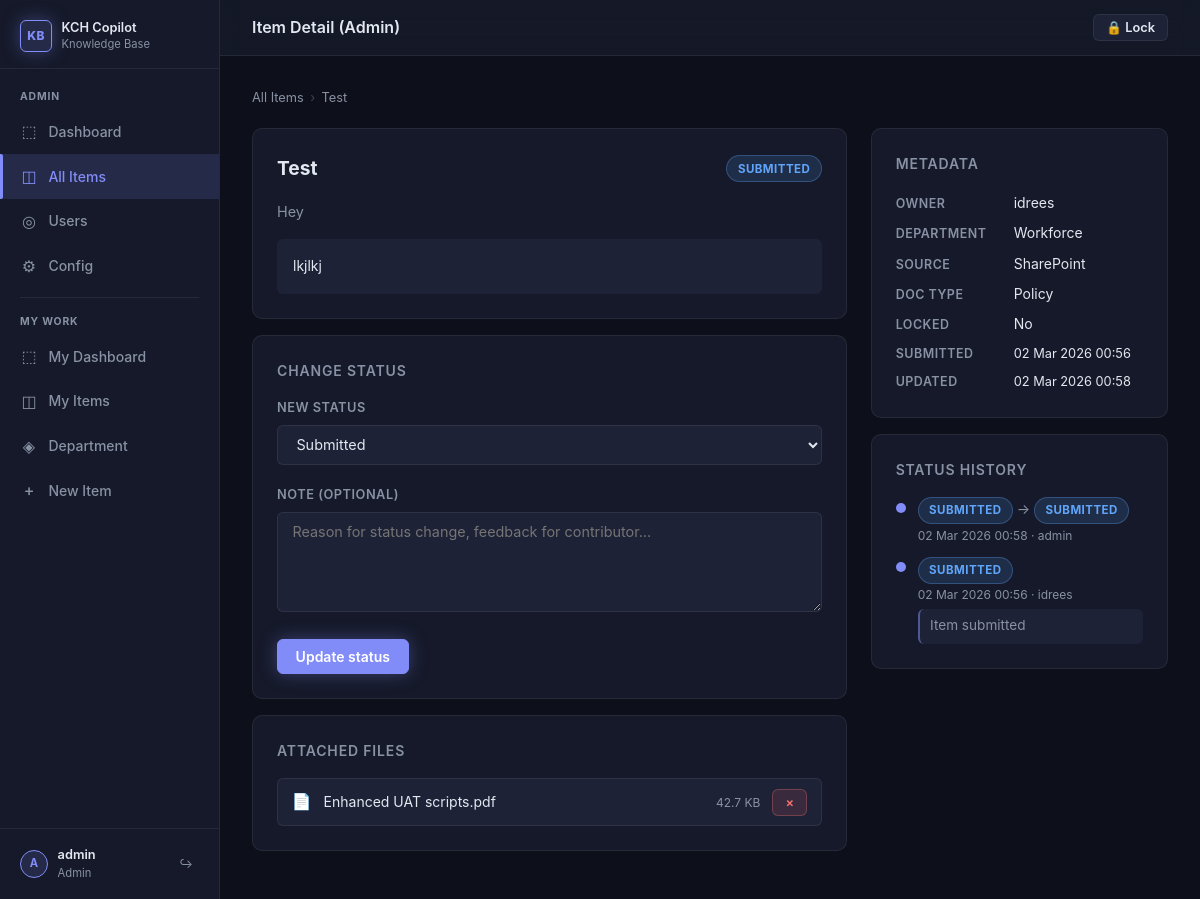
Page /admin/items/2 (signed in) on the committed database.
### models.py (models this page shows)
class User(Base):
    __tablename__ = "users"
    id = Column(Integer, primary_key=True, autoincrement=True)
    username = Column(String, unique=True, nullable=False)
    password_hash = Column(String, nullable=False)
    is_admin = Column(Boolean, default=False)
    is_active = Column(Boolean, default=True)
    department_id = Column(Integer, ForeignKey("departments.id", ondelete="SET NULL"), nullable=True)
    created_at = Column(DateTime, default=datetime.utcnow)
    last_login = Column(DateTime, nullable=True)
    department = relationship("Department", back_populates="users")
    items = relationship("KnowledgeItem", back_populates="owner")
    status_changes = relationship("StatusHistory", back_populates="changed_by")
    audit_logs = relationship("AuditLog", back_populates="actor")

class KnowledgeItem(Base):
    __tablename__ = "knowledge_items"
    id = Column(Integer, primary_key=True, autoincrement=True)
    title = Column(String, nullable=False)
    summary = Column(Text, nullable=True)
    text_content = Column(Text, nullable=True)
    source_id = Column(Integer, ForeignKey("sources.id"), nullable=True)
    department_id = Column(Integer, ForeignKey("departments.id"), nullable=True)
    document_type_id = Column(Integer, ForeignKey("document_types.id"), nullable=True)
    owner_id = Column(Integer, ForeignKey("users.id"), nullable=False)
    status_id = Column(Integer, ForeignKey("statuses.id"), nullable=True)
    is_locked = Column(Boolean, default=False)
    review_due_date = Column(DateTime, nullable=True)
    created_at = Column(DateTime, default=datetime.utcnow)
    updated_at = Column(DateTime, default=datetime.utcnow, onupdate=datetime.utcnow)
    source = relationship("Source", back_populates="items")
    department = relationship("Department", back_populates="items")
    document_type = relationship("DocumentType", back_populates="items")
    owner = relationship("User", back_populates="items")
    status = relationship("Status", back_populates="items")
    files = relationship("ItemFile", back_populates="item", cascade="all, delete-orphan")
    status_history = relationship("StatusHistory", back_populates="item", order_by="StatusHistory.created_at")

class Status(Base):
    __tablename__ = "statuses"
    id = Column(Integer, primary_key=True, autoincrement=True)
    name = Column(String, nullable=False)
    sort_order = Column(Integer, default=0)
    admin_only = Column(Boolean, default=False)
    color_class = Column(String, default="status-default")
    is_active = Column(Boolean, default=True)
    items = relationship("KnowledgeItem", back_populates="status")
    history_from = relationship(
        "StatusHistory", foreign_keys="StatusHistory.from_status_id", back_populates="from_status"
    )
    history_to = relationship(
        "StatusHistory", foreign_keys="StatusHistory.to_status_id", back_populates="to_status"
    )

class ItemFile(Base):
    __tablename__ = "item_files"
    id = Column(Integer, primary_key=True, autoincrement=True)
    item_id = Column(Integer, ForeignKey("knowledge_items.id", ondelete="CASCADE"), nullable=False)
    original_filename = Column(String)
    r2_key = Column(String)
    mime_type = Column(String)
    file_size = Column(Integer)
    uploaded_at = Column(DateTime, default=datetime.utcnow)
    item = relationship("KnowledgeItem", back_populates="files")

class Department(Base):
    __tablename__ = "departments"
    id = Column(Integer, primary_key=True, autoincrement=True)
    name = Column(String, unique=True, nullable=False)
    created_at = Column(DateTime, default=datetime.utcnow)
    users = relationship("User", back_populates="department")
    items = relationship("KnowledgeItem", back_populates="department")

class Source(Base):
    __tablename__ = "sources"
    id = Column(Integer, primary_key=True, autoincrement=True)
    name = Column(String, nullable=False)
    description = Column(Text, nullable=True)
    is_active = Column(Boolean, default=True)
    created_at = Column(DateTime, default=datetime.utcnow)
    items = relationship("KnowledgeItem", back_populates="source")

class DocumentType(Base):
    __tablename__ = "document_types"
    id = Column(Integer, primary_key=True, autoincrement=True)
    name = Column(String, unique=True, nullable=False)
    created_at = Column(DateTime, default=datetime.utcnow)
    items = relationship("KnowledgeItem", back_populates="document_type")

class StatusHistory(Base):
    __tablename__ = "status_history"
    id = Column(Integer, primary_key=True, autoincrement=True)
    item_id = Column(Integer, ForeignKey("knowledge_items.id"), nullable=False)
    from_status_id = Column(Integer, ForeignKey("statuses.id"), nullable=True)
    to_status_id = Column(Integer, ForeignKey("statuses.id"), nullable=False)
    changed_by_id = Column(Integer, ForeignKey("users.id"), nullable=True)
    note = Column(Text, nullable=True)
    created_at = Column(DateTime, default=datetime.utcnow)
    item = relationship("KnowledgeItem", back_populates="status_history")
    from_status = relationship("Status", foreign_keys=[from_status_id], back_populates="history_from")
    to_status = relationship("Status", foreign_keys=[to_status_id], back_populates="history_to")
    changed_by = relationship("User", back_populates="status_changes")

### routers/admin.py (the view)
@router.get("/items/{item_id}", response_class=HTMLResponse)
async def admin_item_detail(
    item_id: int,
    request: Request,
    session: dict = Depends(require_admin),
    db: Session = Depends(get_db),
):
    item = db.query(KnowledgeItem).filter(KnowledgeItem.id == item_id).first()
    if not item:
        from fastapi import HTTPException
        raise HTTPException(status_code=404)
    file_urls = {f.id: storage.presign_url(f.r2_key) for f in item.files}
    statuses = db.query(Status).filter(Status.is_active == True).order_by(Status.sort_order).all()
    from shared import review_ring
    return templates.TemplateResponse("admin/item_detail.html", {
        "request": request,
        "item": item,
        "file_urls": file_urls,
        "statuses": statuses,
        "ring": review_ring(item),
        "msg": request.query_params.get("msg"),
        "error": request.query_params.get("error"),
    })

### templates/admin/item_detail.html (shortened to what this page needs)
{% extends "base.html" %}
{% block page_title %}Item Detail (Admin){% endblock %}
{% block header_actions %}
  <form method="post" action="/admin/items/{{ item.id }}/lock" style="margin:0;">
    <button type="submit" class="btn btn-secondary btn-sm">
      {% if item.is_locked %}🔓 Unlock{% else %}🔒 Lock{% endif %}
    </button>
  </form>
{% endblock %}
{% block content %}
<div class="breadcrumb">
  <a href="/admin/items">All Items</a>
  <span class="sep">›</span>
  <span>{{ item.title }}</span>
</div>
<div class="detail-grid">
  <div>
    <div class="card mb-2">
      <div style="display:flex;align-items:center;justify-content:space-between;margin-bottom:1rem;">
        <h2 style="font-size:1.2rem;font-weight:700;color:var(--text);">{{ item.title }}</h2>
        {% if item.status %}
        <span class="badge {{ item.status.color_class }}">{{ item.status.name }}</span>
        {% endif %}
      </div>
      {% if item.summary %}
      <p style="color:var(--text-muted);margin-bottom:1rem;font-size:.9rem;">{{ item.summary }}</p>
      {% endif %}
      {% if item.text_content %}
      <div style="background:var(--surface-2);border-radius:var(--radius-sm);padding:1rem;white-space:pre-wrap;font-size:.875rem;color:var(--text);">{{ item.text_content }}</div>
      {% endif %}
    </div>
    <div class="card mb-2">
      <div class="card-title">Change status</div>
      <form method="post" action="/admin/items/{{ item.id }}/status">
        <div class="form-row">
          <div class="form-group">
            <label class="field-label">New status</label>
            <select name="status_id" class="field-select" required>
              {% for s in statuses %}
              <option value="{{ s.id }}" {% if item.status_id == s.id %}selected{% endif %}>
                {{ s.name }}{% if s.admin_only %} (admin only){% endif %}
              </option>
              {% endfor %}
            </select>
          </div>
        </div>
        <div class="form-group">
          <label class="field-label">Note (optional)</label>
          <textarea name="note" class="field-textarea" rows="2"
            placeholder="Reason for status change, feedback for contributor…"></textarea>
        </div>
        <button type="submit" class="btn btn-primary">Update status</button>
      </form>
    </div>
    {% if item.files %}
    <div class="card mb-2">
      <div class="card-title">Attached files</div>
      <div class="file-list">
        {% for f in item.files %}
        <div class="file-item">
          <span class="file-icon">📄</span>
          {% if file_urls.get(f.id) %}
          <a href="{{ file_urls[f.id] }}" target="_blank" class="file-name">{{ f.original_filename }}</a>
          {% else %}
          <span class="file-name">{{ f.original_filename }}</span>
          {% endif %}
          <span class="file-size">{{ (f.file_size / 1024) | round(1) }} KB</span>
          <button class="btn btn-danger btn-sm"
            onclick="confirmAction('Delete file', 'Delete {{ f.original_filename | replace("'","") }}?', '/admin/items/{{ item.id }}/files/{{ f.id }}/delete')">
            ×
          </button>
        </div>
        {% endfor %}
      </div>
    </div>
    {% endif %}
  </div>
  <div>
    <div class="card mb-2">
      <div class="card-title">Metadata</div>
      <div class="meta-list">
        <div class="meta-row">
          <span class="meta-key">Owner</span>
          <span class="meta-val">{{ item.owner.username if item.owner else "—" }}</span>
        </div>
        <div class="meta-row">
          <span class="meta-key">Department</span>
          <span class="meta-val">{{ item.department.name if item.department else "—" }}</span>
        </div>
        <div class="meta-row">
          <span class="meta-key">Source</span>
          <span class="meta-val">{{ item.source.name if item.source else "—" }}</span>
        </div>
        <div class="meta-row">
          <span class="meta-key">Doc type</span>
          <span class="meta-val">{{ item.document_type.name if item.document_type else "—" }}</span>
        </div>
        <div class="meta-row">
          <span class="meta-key">Locked</span>
          <span class="meta-val">{% if item.is_locked %}<span class="text-warning">Yes</span>{% else %}No{% endif %}</span>
        </div>
        <div class="meta-row">
          <span class="meta-key">Submitted</span>
          <span class="meta-val text-sm">{{ item.created_at.strftime("%d %b %Y %H:%M") if item.created_at else "—" }}</span>
        </div>
        <div class="meta-row">
          <span class="meta-key">Updated</span>
          <span class="meta-val text-sm">{{ item.updated_at.strftime("%d %b %Y %H:%M") if item.updated_at else "—" }}</span>
        </div>
      </div>
    </div>
    <div class="card">
      <div class="card-title">Status history</div>
      {% if item.status_history %}
      <div class="history-list">
        {% for h in item.status_history | reverse %}
        <div class="history-item">
          <div class="history-dot"></div>
          <div class="history-content">
            <div class="history-line">
              {% if h.from_status %}
              <span class="badge {{ h.from_status.color_class }}">{{ h.from_status.name }}</span>
              <span style="color:var(--text-muted)"> → </span>
              {% endif %}
              <span class="badge {{ h.to_status.color_class }}">{{ h.to_status.name }}</span>
            </div>
            <div class="history-meta">
              {{ h.created_at.strftime("%d %b %Y %H:%M") }}
              {% if h.changed_by %} · {{ h.changed_by.username }}{% endif %}
            </div>
            {% if h.note %}
            <div class="history-note">{{ h.note }}</div>
            {% endif %}
          </div>
        </div>
        {% endfor %}
      </div>
      {% else %}
      <p class="text-muted text-sm">No history yet.</p>
      {% endif %}
    </div>
  </div>
</div>
{% endblock %}

### templates/base.html (shortened to what this page needs)
<!DOCTYPE html>
<html lang="en">
<head>
  <link rel="stylesheet" href="/static/style.css">
</head>
<body>
<div class="shell">
  <nav class="sidebar">
    <div class="sidebar-logo">
      <div class="logo-mark">
        <div class="logo-icon">KB</div>
        <div class="logo-text">
          KCH Copilot
          <div class="logo-sub">Knowledge Base</div>
        </div>
      </div>
    </div>
    <div class="nav-section">
      {% if is_admin(request) %}
        <div class="nav-label">Admin</div>
        <a href="/admin" class="nav-item {% if request.url.path == '/admin' %}active{% endif %}">
          <span class="nav-icon">⬚</span> Dashboard
        </a>
        <a href="/admin/items" class="nav-item {% if '/admin/items' in request.url.path %}active{% endif %}">
          <span class="nav-icon">◫</span> All Items
        </a>
        <a href="/admin/users" class="nav-item {% if '/admin/users' in request.url.path %}active{% endif %}">
          <span class="nav-icon">◎</span> Users
        </a>
        <a href="/admin/config" class="nav-item {% if '/admin/config' in request.url.path %}active{% endif %}">
          <span class="nav-icon">⚙</span> Config
        </a>
        <div class="nav-divider"></div>
        <div class="nav-label">My Work</div>
      {% endif %}
      <a href="/app/dashboard" class="nav-item {% if '/app/dashboard' in request.url.path %}active{% endif %}">
        <span class="nav-icon">⬚</span> My Dashboard
      </a>
      <a href="/app/items" class="nav-item {% if '/app/items' in request.url.path and '/app/items/new' not in request.url.path and '/app/department' not in request.url.path %}active{% endif %}">
        <span class="nav-icon">◫</span> My Items
      </a>
      <a href="/app/department" class="nav-item {% if '/app/department' in request.url.path %}active{% endif %}">
        <span class="nav-icon">◈</span> Department
      </a>
      <a href="/app/items/new" class="nav-item {% if '/app/items/new' in request.url.path %}active{% endif %}">
        <span class="nav-icon">+</span> New Item
      </a>
    </div>
    <div class="sidebar-footer">
      <div class="user-chip">
        <div class="user-avatar">{{ current_username(request)[:1] | upper }}</div>
        <div class="user-info">
          <div class="user-name">{{ current_username(request) }}</div>
          <div class="user-role">{% if is_admin(request) %}Admin{% else %}Contributor{% endif %}</div>
        </div>
        <a href="/logout" class="logout-btn" title="Sign out">↪</a>
      </div>
    </div>
  </nav>
  <div class="main-wrap">
    <header class="top-header">
      <span class="page-title">{% block page_title %}{% endblock %}</span>
      {% block header_actions %}{% endblock %}
    </header>
    <main class="page-content">
      {% block content %}{% endblock %}
    </main>
  </div>
</div>
</body>
</html>

### rows in the picture
User: username "admin"
KnowledgeItem: title "Test", summary "Hey", text_content "lkjlkj", status_id "Submitted", created_at "02 Mar 2026 00:56", updated_at "02 Mar 2026 00:58"
Status: status.name "SUBMITTED"
ItemFile: original_filename "Enhanced UAT scripts.pdf", (f.file_size/1024)|round(1) "42.7"
User: owner "idrees"
Department: department "Workforce"
Source: source "SharePoint"
DocumentType: document_type "Policy"
StatusHistory: from_status.name "SUBMITTED", to_status.name "SUBMITTED", created_at "02 Mar 2026 00:58", changed_by.username "admin"
StatusHistory: to_status.name "SUBMITTED", created_at "02 Mar 2026 00:56", changed_by.username "idrees", note "Item submitted"

### other values in the picture
{{ current_username(request)[:1] | upper }} "A"
